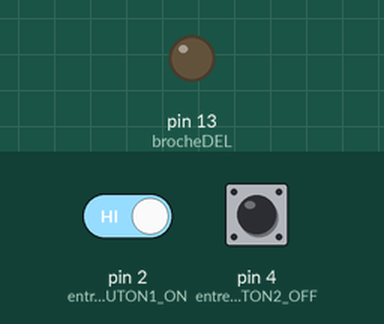
Simulated run of this sketch. Board: Arduino Uno, built with avr-gcc and run on an emulated ATmega328P. On the bench: output pins drawn as LEDs (lit = HIGH). Inputs (shaded band) come from the test bench; at power-on: pin 2 (entreeBOUTON1_ON) HIGH, pin 4 (entreeBOUTON2_OFF) HIGH.

Above: at 1.2 s.
1.3 s: pin 2 (entreeBOUTON1_ON) driven LOW
At 1.8 s:
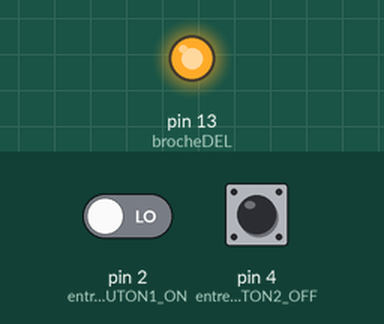
Timing chart, 0 to 4.3 s (numbered marks = the images above; inputs shaded):
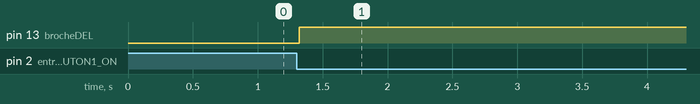

The sketch:

Lab3_Etape5c_XOR_.ino
```cpp
/*
 * Dans cet exemple le bouton1 allume la DEL et le bouton2 éteint la DEL.
 * Note: Montage des boutons en Rappel Haut, donc état naturel == HIGH
 */

int brocheDEL = 13;    // Variable pour la DEL

int entreeBOUTON1_ON = 2;
int etatBOUTON1_ON = 0;

int entreeBOUTON2_OFF = 4;
int etatBOUTON2_OFF = 0;


void setup()
{
  pinMode(brocheDEL, OUTPUT); // Sortie pour la DEL
  pinMode(entreeBOUTON1_ON, INPUT); // Entrée pour bouton 1.
  pinMode(entreeBOUTON2_OFF, INPUT); // Entrée pour bouton 2.
}

void loop()
{
  // lecture des états des boutons
  etatBOUTON1_ON  = digitalRead(entreeBOUTON1_ON);
  etatBOUTON2_OFF = digitalRead(entreeBOUTON2_OFF);

  // Ici on s'assure d'exclusion mutuelle, comme ceci
  // Si les deux boutons sonts appuyés en même temps, rien ne se passe
  // Autrement on inspecte les deux, un après l'autre
  // L'algorithme fonctionne à merveille

  //                           *** ATTENTION ***
  // pour que le XOR fonctionne, les DEUX boutons doivent être montés en rappel BAS
  // Donc ici, en rappel HAUT, le XOR ne foncionnera pas
  //                           *** ATTENTION ***

  if (!((etatBOUTON1_ON == LOW) && (etatBOUTON2_OFF == LOW)))
  {
    // Si on se trouve ici, cela veut dire nécessairement que c'est peut être
    // l'un ou l'autre bouton qui est appuyé, mai pas les deux en même temps
    if (etatBOUTON1_ON == LOW) // bouton1 appuyé
      digitalWrite(brocheDEL, HIGH); // Éteint la DEL

    if (etatBOUTON2_OFF == LOW) // bouton1 appuyé
      digitalWrite(brocheDEL, LOW); // Éteint la DEL
  } // fin du bloc if le plus élevé

  delay(33); // on règle la fréquence de la boucle à environ 30Hz

}
```

Measured:
- after the input at 1.3 s, pin 13 (brocheDEL): LOW → HIGH at once
